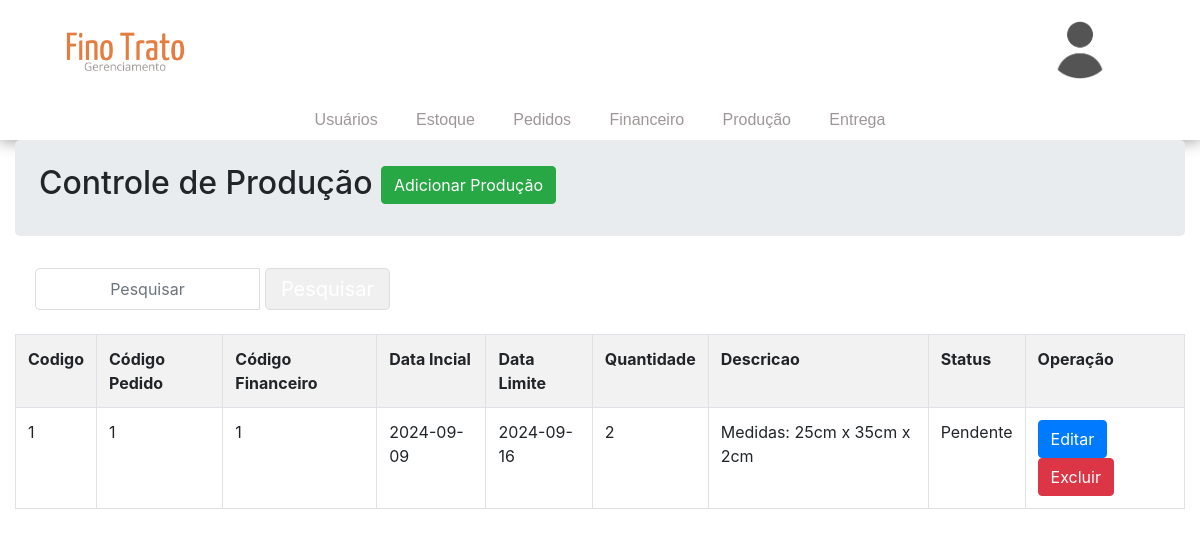
Page /Fino-Trato/models/producao.php (signed in) on the committed database.
### tables this page shows
CREATE TABLE `producao` (
  `codigo` int(5) NOT NULL,
  `codPedido` int(5) NOT NULL,
  `codFinanceiro` int(5) NOT NULL,
  `dataSta` date NOT NULL,
  `dataEnd` date NOT NULL,
  `quantidade` int(5) NOT NULL,
  `descricao` varchar(500) NOT NULL,
  `status` varchar(20) NOT NULL
);

### Fino-Trato/models/producao.php (the view, shortened to what this page needs)
<?php
$conectar = mysqli_connect('localhost', 'root', '', 'finotrato');
$search = '';
?>
<!DOCTYPE html>
<html lang="pt-br">
<head>
    <link rel="stylesheet" type="text/css" href="style/style.css">
    <link rel="stylesheet" href="https://maxcdn.bootstrapcdn.com/bootstrap/4.0.0/css/bootstrap.min.css">
</head>
<body>
    <div class="top">
        <div class="topUp">
            <div class="leftTop">
                <div class="logo">
                    <a href="gerencia.php"><img src="img/adm_logo.png" width=150 height=75></a>
                </div>
            </div>
            <div class="middleTop"></div>
            <div class="rightTop">
                <div class="topUserImg">
                    <a href="perfil.php">
                        <img src="<?php echo isset($_SESSION['imagem']) ? $_SESSION['imagem'] : 'img/lightmdUser.png'; ?>" class="rounded-image">
                    </a>
                </div>
            </div>
        </div>
        <div class="topDown">
            <div class="navigation">
                <a href="usuarios.php">Usuários</a>
                <a href="estoque.php">Estoque</a>
                <a href="pedidos.php">Pedidos</a>
                <a href="financeiro.php">Financeiro</a>
                <a href="producao.php">Produção</a>
                <a href="entrega.php">Entrega</a>
            </div>
        </div>
    </div>
    <div class="container-fluid">
        <div class="row g-3">
            <div class="col md-12">
                <div class="jumbotron p-4">
                    <h2>Controle de Produção <button id="addBtn" type="button" class="btn btn-success" data-toggle="modal" data-target="#myModalCadastrar">Adicionar Produção</button></h2>
                </div>
                <form method="POST" action="">
                    <div class="input-group mb-4 col-md-4">
                        <input class="form-control" name="search" id="exampleDataList" placeholder="Pesquisar" value="<?php echo htmlspecialchars($search); ?>">
                        <button type="submit" class="btn btn-info">Pesquisar</button>
                    </div>
                </form>
                <table class="table table-hover table-bordered table-striped" bordercolor="gray" class="table table-striped">
                    <tr>
                        <td><b>Codigo</b></td>
                        <td><b>Código Pedido</b></td>
                        <td><b>Código Financeiro</b></td>
                        <td><b>Data Incial</b></td>
                        <td><b>Data Limite</b></td>
                        <td><b>Quantidade</b></td>
                        <td><b>Descricao</b></td>
                        <td><b>Status</b></td>
                        <td><b>Operação</b></td>
                    </tr>
                    <?php
                    $consulta = "SELECT * FROM producao";
                    $resultado = mysqli_query($conectar, $consulta);
                    while ($dados = mysqli_fetch_array($resultado)) {
                        echo "<tr>";
                        echo "<td>" . $dados['codigo'] . "</td>";
                        echo "<td>" . $dados['codPedido'] . "</td>";
                        echo "<td>" . $dados['codFinanceiro'] . "</td>";
                        echo "<td>" . $dados['dataSta'] . "</td>";
                        echo "<td>" . $dados['dataEnd'] . "</td>";
                        echo "<td>" . $dados['quantidade'] . "</td>";
                        echo "<td>" . $dados['descricao'] . "</td>";
                        echo "<td>" . $dados['status'] . "</td>";
                        echo "<td>
                        <button type='button' class='btn btn-primary' data-toggle='modal' data-target='#myModalEditar'
                        onclick=\"fillEditModal('{$dados['codigo']}', '{$dados['codPedido']}', '{$dados['codFinanceiro']}', '{$dados['dataSta']}', '{$dados['dataEnd']}', '{$dados['quantidade']}', '{$dados['descricao']}', '{$dados['status']}')\">
                        Editar</button>
                        <button type='button' class='btn btn-danger' data-toggle='modal' data-target='#myModalExcluir'
                        onclick=\"fillDeleteModal('{$dados['codigo']}')\">
                        Excluir</button>
                    </td>";
                        echo "</tr>";
                    }
                    ?>
                </table>
            </div>
        </div>
</body>
</html>

### Fino-Trato/models/style/style.css (style rules this page uses)
* { margin: 0; padding: 0; }
body { background-color: #ececec; width: 100%; font-family: Arial, sans-serif; }
.top { width: 100%; justify-content: center; display: flex; flex-direction: column; box-shadow: 0px 1px 15px rgb(153, 153, 153); background-color: rgb(255, 255, 255); }
.topUp { width: 100%; height: 100px; display: flex; text-align: center; justify-content: center; }
.topDown { width: 100%; height: 40px; display: flex; text-align: center; justify-content: center; }
.leftTop { width: 250px; display: flex; text-align: center; justify-content: center; }
.middleTop { flex: 1; display: flex; justify-content: center; align-items: center; }
.rightTop { width: 250px; display: flex; text-align: center; justify-content: center; }
.logo { width: 120px; display: flex; justify-content: center; align-items: center; }
.logo img { max-width: 100%; height: auto; }
.topUserImg { display: flex; justify-content: center; align-items: center; margin-left: 10px; margin-right: 0px; }
.navigation { width: 80%; display: flex; justify-content: center; align-items: center; }
.navigation a { font-size: 16px; display: flex; height: 30px; flex-direction: column; text-decoration: none; transition: background .3s; font-family: Arial; text-align: center; justify-content: center; margin-left: 2%; margin-right: 2%; color: #9f9797; }
.topUserImg a { text-decoration: none; color: #9f9797; }
.leftTop, .middleTop, .rightTop { display: flex; align-items: center; }
.btn-info { background-color: #007bff; border: none; font-size: 16px; padding: 10px 20px; border-radius: 5px; transition: background-color 0.3s ease; }
.input-group { display: flex; align-items: center; justify-content: center; width: 200px; margin: 10px 0; }
.input-group button { background-color: #f0f0f0; border: 1px solid #ddd; font-size: 20px; padding: 5px 15px; cursor: pointer; border-radius: 5px; transition: background-color 0.3s ease; }
.input-group input { width: 60px; text-align: center; border: 1px solid #ddd; font-size: 16px; margin: 0 5px; border-radius: 5px; }

### Fino-Trato/models/producao.php (style rules this page uses)
.middleTop { width: 500px; }
.rounded-image { border-radius: 50%; width: 60px; height: 60px; }

### rows in the picture
producao: codigo "1", codPedido "1", codFinanceiro "1", dataSta "2024-09-09", dataEnd "2024-09-16", quantidade "2", descricao "Medidas: 25cm x 35cm x 2cm", status "Pendente"
